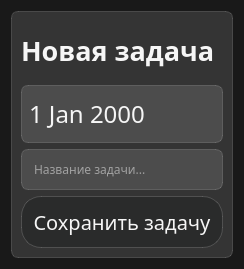
<?xml version="1.0" encoding="UTF-8"?>
<ui version="4.0">
 <class>Dialog</class>
 <widget class="QDialog" name="Dialog">
  <property name="geometry">
   <rect>
    <x>0</x>
    <y>0</y>
    <width>240</width>
    <height>269</height>
   </rect>
  </property>
  <property name="windowTitle">
   <string>NewTask</string>
  </property>
  <property name="styleSheet">
   <string notr="true">background-color: #191919;
font-family: Montserrat</string>
  </property>
  <layout class="QVBoxLayout" name="verticalLayout_2">
   <item>
    <widget class="QFrame" name="frame">
     <property name="styleSheet">
      <string notr="true">background-color: rgba(255, 255, 255, 30);
border: 1px solid rgba(255, 255, 255, 40);
border-radius: 7px;</string>
     </property>
     <property name="frameShape">
      <enum>QFrame::StyledPanel</enum>
     </property>
     <property name="frameShadow">
      <enum>QFrame::Raised</enum>
     </property>
     <layout class="QVBoxLayout" name="verticalLayout">
      <item>
       <widget class="QLabel" name="lbl_newtask">
        <property name="styleSheet">
         <string notr="true">color: #F6F6F6;
font-weight: bold;
font-size: 20pt;
background-color: None;
border: none;</string>
        </property>
        <property name="text">
         <string>Новая задача</string>
        </property>
       </widget>
      </item>
      <item>
       <widget class="QDateEdit" name="data">
        <property name="styleSheet">
         <string notr="true">color: #F6F6F6;
font-size: 18pt;
padding-left: 5px;
padding-top: 10px;
padding-bottom: 10px;</string>
        </property>
        <property name="buttonSymbols">
         <enum>QAbstractSpinBox::NoButtons</enum>
        </property>
       </widget>
      </item>
      <item>
       <widget class="QLineEdit" name="taskdesc">
        <property name="styleSheet">
         <string notr="true">padding: 10px;
color: #F6F6F6;
font-size: 9pt;</string>
        </property>
        <property name="placeholderText">
         <string>Название задачи...</string>
        </property>
       </widget>
      </item>
      <item>
       <widget class="QPushButton" name="btn_savetask">
        <property name="styleSheet">
         <string notr="true">QPushButton {
color: #F6F6F6;
background-color: #2A2B2B;
border-radius: 20px;
font-size: 15pt;
width: 200px;
height: 50px;
}
QPushButton:hover {
background-color: rgba(255,255, 255, 40);
}
QPushButton:pressed {
background-color: rgba(255,255, 255, 70);
}</string>
        </property>
        <property name="text">
         <string>Сохранить задачу</string>
        </property>
       </widget>
      </item>
     </layout>
    </widget>
   </item>
  </layout>
 </widget>
 <resources/>
 <connections/>
</ui>
